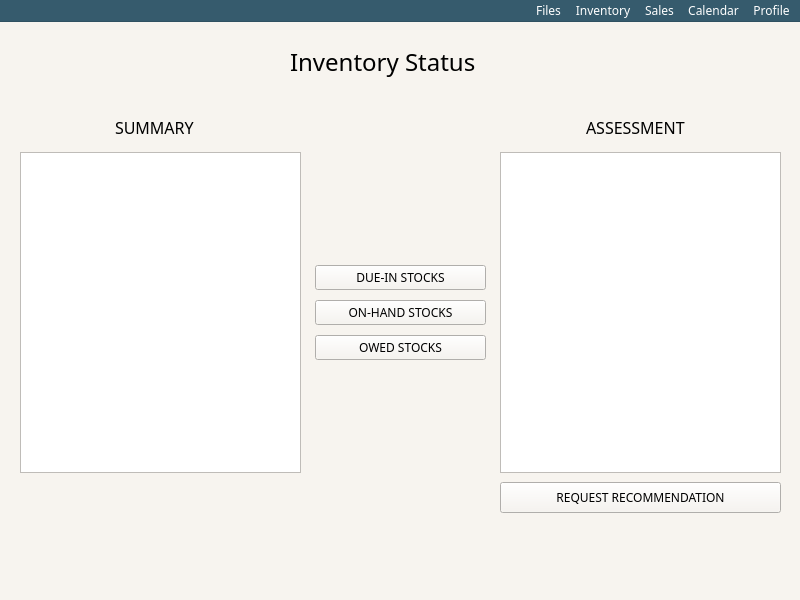
<?xml version="1.0" encoding="UTF-8"?>
<ui version="4.0">
 <class>MainMenu</class>
 <widget class="QMainWindow" name="MainMenu">
  <property name="geometry">
   <rect>
    <x>0</x>
    <y>0</y>
    <width>800</width>
    <height>600</height>
   </rect>
  </property>
  <property name="palette">
   <palette>
    <active>
     <colorrole role="WindowText">
      <brush brushstyle="SolidPattern">
       <color alpha="255">
        <red>0</red>
        <green>0</green>
        <blue>0</blue>
       </color>
      </brush>
     </colorrole>
     <colorrole role="Button">
      <brush brushstyle="SolidPattern">
       <color alpha="255">
        <red>247</red>
        <green>244</green>
        <blue>239</blue>
       </color>
      </brush>
     </colorrole>
     <colorrole role="Light">
      <brush brushstyle="SolidPattern">
       <color alpha="255">
        <red>255</red>
        <green>255</green>
        <blue>255</blue>
       </color>
      </brush>
     </colorrole>
     <colorrole role="Midlight">
      <brush brushstyle="SolidPattern">
       <color alpha="255">
        <red>251</red>
        <green>249</green>
        <blue>247</blue>
       </color>
      </brush>
     </colorrole>
     <colorrole role="Dark">
      <brush brushstyle="SolidPattern">
       <color alpha="255">
        <red>123</red>
        <green>122</green>
        <blue>119</blue>
       </color>
      </brush>
     </colorrole>
     <colorrole role="Mid">
      <brush brushstyle="SolidPattern">
       <color alpha="255">
        <red>165</red>
        <green>163</green>
        <blue>159</blue>
       </color>
      </brush>
     </colorrole>
     <colorrole role="Text">
      <brush brushstyle="SolidPattern">
       <color alpha="255">
        <red>0</red>
        <green>0</green>
        <blue>0</blue>
       </color>
      </brush>
     </colorrole>
     <colorrole role="BrightText">
      <brush brushstyle="SolidPattern">
       <color alpha="255">
        <red>255</red>
        <green>255</green>
        <blue>255</blue>
       </color>
      </brush>
     </colorrole>
     <colorrole role="ButtonText">
      <brush brushstyle="SolidPattern">
       <color alpha="255">
        <red>0</red>
        <green>0</green>
        <blue>0</blue>
       </color>
      </brush>
     </colorrole>
     <colorrole role="Base">
      <brush brushstyle="SolidPattern">
       <color alpha="255">
        <red>255</red>
        <green>255</green>
        <blue>255</blue>
       </color>
      </brush>
     </colorrole>
     <colorrole role="Window">
      <brush brushstyle="SolidPattern">
       <color alpha="255">
        <red>247</red>
        <green>244</green>
        <blue>239</blue>
       </color>
      </brush>
     </colorrole>
     <colorrole role="Shadow">
      <brush brushstyle="SolidPattern">
       <color alpha="255">
        <red>0</red>
        <green>0</green>
        <blue>0</blue>
       </color>
      </brush>
     </colorrole>
     <colorrole role="AlternateBase">
      <brush brushstyle="SolidPattern">
       <color alpha="255">
        <red>251</red>
        <green>249</green>
        <blue>247</blue>
       </color>
      </brush>
     </colorrole>
     <colorrole role="ToolTipBase">
      <brush brushstyle="SolidPattern">
       <color alpha="255">
        <red>255</red>
        <green>255</green>
        <blue>220</blue>
       </color>
      </brush>
     </colorrole>
     <colorrole role="ToolTipText">
      <brush brushstyle="SolidPattern">
       <color alpha="255">
        <red>0</red>
        <green>0</green>
        <blue>0</blue>
       </color>
      </brush>
     </colorrole>
    </active>
    <inactive>
     <colorrole role="WindowText">
      <brush brushstyle="SolidPattern">
       <color alpha="255">
        <red>0</red>
        <green>0</green>
        <blue>0</blue>
       </color>
      </brush>
     </colorrole>
     <colorrole role="Button">
      <brush brushstyle="SolidPattern">
       <color alpha="255">
        <red>247</red>
        <green>244</green>
        <blue>239</blue>
       </color>
      </brush>
     </colorrole>
     <colorrole role="Light">
      <brush brushstyle="SolidPattern">
       <color alpha="255">
        <red>255</red>
        <green>255</green>
        <blue>255</blue>
       </color>
      </brush>
     </colorrole>
     <colorrole role="Midlight">
      <brush brushstyle="SolidPattern">
       <color alpha="255">
        <red>251</red>
        <green>249</green>
        <blue>247</blue>
       </color>
      </brush>
     </colorrole>
     <colorrole role="Dark">
      <brush brushstyle="SolidPattern">
       <color alpha="255">
        <red>123</red>
        <green>122</green>
        <blue>119</blue>
       </color>
      </brush>
     </colorrole>
     <colorrole role="Mid">
      <brush brushstyle="SolidPattern">
       <color alpha="255">
        <red>165</red>
        <green>163</green>
        <blue>159</blue>
       </color>
      </brush>
     </colorrole>
     <colorrole role="Text">
      <brush brushstyle="SolidPattern">
       <color alpha="255">
        <red>0</red>
        <green>0</green>
        <blue>0</blue>
       </color>
      </brush>
     </colorrole>
     <colorrole role="BrightText">
      <brush brushstyle="SolidPattern">
       <color alpha="255">
        <red>255</red>
        <green>255</green>
        <blue>255</blue>
       </color>
      </brush>
     </colorrole>
     <colorrole role="ButtonText">
      <brush brushstyle="SolidPattern">
       <color alpha="255">
        <red>0</red>
        <green>0</green>
        <blue>0</blue>
       </color>
      </brush>
     </colorrole>
     <colorrole role="Base">
      <brush brushstyle="SolidPattern">
       <color alpha="255">
        <red>255</red>
        <green>255</green>
        <blue>255</blue>
       </color>
      </brush>
     </colorrole>
     <colorrole role="Window">
      <brush brushstyle="SolidPattern">
       <color alpha="255">
        <red>247</red>
        <green>244</green>
        <blue>239</blue>
       </color>
      </brush>
     </colorrole>
     <colorrole role="Shadow">
      <brush brushstyle="SolidPattern">
       <color alpha="255">
        <red>0</red>
        <green>0</green>
        <blue>0</blue>
       </color>
      </brush>
     </colorrole>
     <colorrole role="AlternateBase">
      <brush brushstyle="SolidPattern">
       <color alpha="255">
        <red>251</red>
        <green>249</green>
        <blue>247</blue>
       </color>
      </brush>
     </colorrole>
     <colorrole role="ToolTipBase">
      <brush brushstyle="SolidPattern">
       <color alpha="255">
        <red>255</red>
        <green>255</green>
        <blue>220</blue>
       </color>
      </brush>
     </colorrole>
     <colorrole role="ToolTipText">
      <brush brushstyle="SolidPattern">
       <color alpha="255">
        <red>0</red>
        <green>0</green>
        <blue>0</blue>
       </color>
      </brush>
     </colorrole>
    </inactive>
    <disabled>
     <colorrole role="WindowText">
      <brush brushstyle="SolidPattern">
       <color alpha="255">
        <red>123</red>
        <green>122</green>
        <blue>119</blue>
       </color>
      </brush>
     </colorrole>
     <colorrole role="Button">
      <brush brushstyle="SolidPattern">
       <color alpha="255">
        <red>247</red>
        <green>244</green>
        <blue>239</blue>
       </color>
      </brush>
     </colorrole>
     <colorrole role="Light">
      <brush brushstyle="SolidPattern">
       <color alpha="255">
        <red>255</red>
        <green>255</green>
        <blue>255</blue>
       </color>
      </brush>
     </colorrole>
     <colorrole role="Midlight">
      <brush brushstyle="SolidPattern">
       <color alpha="255">
        <red>251</red>
        <green>249</green>
        <blue>247</blue>
       </color>
      </brush>
     </colorrole>
     <colorrole role="Dark">
      <brush brushstyle="SolidPattern">
       <color alpha="255">
        <red>123</red>
        <green>122</green>
        <blue>119</blue>
       </color>
      </brush>
     </colorrole>
     <colorrole role="Mid">
      <brush brushstyle="SolidPattern">
       <color alpha="255">
        <red>165</red>
        <green>163</green>
        <blue>159</blue>
       </color>
      </brush>
     </colorrole>
     <colorrole role="Text">
      <brush brushstyle="SolidPattern">
       <color alpha="255">
        <red>123</red>
        <green>122</green>
        <blue>119</blue>
       </color>
      </brush>
     </colorrole>
     <colorrole role="BrightText">
      <brush brushstyle="SolidPattern">
       <color alpha="255">
        <red>255</red>
        <green>255</green>
        <blue>255</blue>
       </color>
      </brush>
     </colorrole>
     <colorrole role="ButtonText">
      <brush brushstyle="SolidPattern">
       <color alpha="255">
        <red>123</red>
        <green>122</green>
        <blue>119</blue>
       </color>
      </brush>
     </colorrole>
     <colorrole role="Base">
      <brush brushstyle="SolidPattern">
       <color alpha="255">
        <red>247</red>
        <green>244</green>
        <blue>239</blue>
       </color>
      </brush>
     </colorrole>
     <colorrole role="Window">
      <brush brushstyle="SolidPattern">
       <color alpha="255">
        <red>247</red>
        <green>244</green>
        <blue>239</blue>
       </color>
      </brush>
     </colorrole>
     <colorrole role="Shadow">
      <brush brushstyle="SolidPattern">
       <color alpha="255">
        <red>0</red>
        <green>0</green>
        <blue>0</blue>
       </color>
      </brush>
     </colorrole>
     <colorrole role="AlternateBase">
      <brush brushstyle="SolidPattern">
       <color alpha="255">
        <red>247</red>
        <green>244</green>
        <blue>239</blue>
       </color>
      </brush>
     </colorrole>
     <colorrole role="ToolTipBase">
      <brush brushstyle="SolidPattern">
       <color alpha="255">
        <red>255</red>
        <green>255</green>
        <blue>220</blue>
       </color>
      </brush>
     </colorrole>
     <colorrole role="ToolTipText">
      <brush brushstyle="SolidPattern">
       <color alpha="255">
        <red>0</red>
        <green>0</green>
        <blue>0</blue>
       </color>
      </brush>
     </colorrole>
    </disabled>
   </palette>
  </property>
  <property name="font">
   <font>
    <family>Sans Serif Collection</family>
   </font>
  </property>
  <property name="windowTitle">
   <string>Inventory Status</string>
  </property>
  <widget class="QWidget" name="centralwidget">
   <widget class="QWidget" name="horizontalLayoutWidget">
    <property name="geometry">
     <rect>
      <x>20</x>
      <y>130</y>
      <width>761</width>
      <height>321</height>
     </rect>
    </property>
    <layout class="QHBoxLayout" name="horizontalLayout_2" stretch="12,8,12">
     <item>
      <widget class="QListView" name="summaryListView"/>
     </item>
     <item>
      <layout class="QVBoxLayout" name="verticalLayout_1" stretch="0,2,2,2,0">
       <property name="spacing">
        <number>10</number>
       </property>
       <property name="leftMargin">
        <number>8</number>
       </property>
       <property name="topMargin">
        <number>0</number>
       </property>
       <property name="rightMargin">
        <number>8</number>
       </property>
       <property name="bottomMargin">
        <number>0</number>
       </property>
       <item>
        <spacer name="verticalSpacer">
         <property name="orientation">
          <enum>Qt::Vertical</enum>
         </property>
         <property name="sizeHint" stdset="0">
          <size>
           <width>20</width>
           <height>40</height>
          </size>
         </property>
        </spacer>
       </item>
       <item>
        <widget class="QPushButton" name="dueInButton">
         <property name="text">
          <string>DUE-IN STOCKS</string>
         </property>
        </widget>
       </item>
       <item>
        <widget class="QPushButton" name="onHandButton">
         <property name="font">
          <font>
           <italic>false</italic>
           <underline>false</underline>
           <strikeout>false</strikeout>
          </font>
         </property>
         <property name="layoutDirection">
          <enum>Qt::LeftToRight</enum>
         </property>
         <property name="text">
          <string>ON-HAND STOCKS</string>
         </property>
         <property name="default">
          <bool>false</bool>
         </property>
         <property name="flat">
          <bool>false</bool>
         </property>
        </widget>
       </item>
       <item>
        <widget class="QPushButton" name="owedButton">
         <property name="text">
          <string>OWED STOCKS</string>
         </property>
        </widget>
       </item>
       <item>
        <spacer name="verticalSpacer_2">
         <property name="orientation">
          <enum>Qt::Vertical</enum>
         </property>
         <property name="sizeHint" stdset="0">
          <size>
           <width>20</width>
           <height>40</height>
          </size>
         </property>
        </spacer>
       </item>
      </layout>
     </item>
     <item>
      <widget class="QListView" name="assessmentListView"/>
     </item>
    </layout>
   </widget>
   <widget class="QWidget" name="horizontalLayoutWidget_2">
    <property name="geometry">
     <rect>
      <x>20</x>
      <y>80</y>
      <width>761</width>
      <height>51</height>
     </rect>
    </property>
    <layout class="QHBoxLayout" name="horizontalLayout_1" stretch="3,0,1">
     <property name="leftMargin">
      <number>95</number>
     </property>
     <property name="rightMargin">
      <number>53</number>
     </property>
     <item>
      <widget class="QLabel" name="Summary">
       <property name="font">
        <font>
         <family>Sans Serif Collection</family>
         <pointsize>12</pointsize>
         <weight>50</weight>
         <bold>false</bold>
        </font>
       </property>
       <property name="text">
        <string>SUMMARY</string>
       </property>
      </widget>
     </item>
     <item>
      <spacer name="horizontalSpacer">
       <property name="orientation">
        <enum>Qt::Horizontal</enum>
       </property>
       <property name="sizeHint" stdset="0">
        <size>
         <width>40</width>
         <height>20</height>
        </size>
       </property>
      </spacer>
     </item>
     <item>
      <widget class="QLabel" name="Assessment">
       <property name="font">
        <font>
         <family>Sans Serif Collection</family>
         <pointsize>12</pointsize>
         <weight>50</weight>
         <bold>false</bold>
        </font>
       </property>
       <property name="text">
        <string>ASSESSMENT</string>
       </property>
      </widget>
     </item>
    </layout>
   </widget>
   <widget class="QPushButton" name="recommendationButton">
    <property name="geometry">
     <rect>
      <x>500</x>
      <y>460</y>
      <width>281</width>
      <height>31</height>
     </rect>
    </property>
    <property name="text">
     <string>REQUEST RECOMMENDATION</string>
    </property>
   </widget>
   <widget class="QWidget" name="verticalLayoutWidget">
    <property name="geometry">
     <rect>
      <x>0</x>
      <y>0</y>
      <width>801</width>
      <height>80</height>
     </rect>
    </property>
    <layout class="QVBoxLayout" name="verticalLayout">
     <property name="leftMargin">
      <number>290</number>
     </property>
     <item>
      <widget class="QLabel" name="InventoryStatus">
       <property name="font">
        <font>
         <family>Sans Serif Collection</family>
         <pointsize>18</pointsize>
         <weight>50</weight>
         <bold>false</bold>
        </font>
       </property>
       <property name="text">
        <string>Inventory Status</string>
       </property>
      </widget>
     </item>
    </layout>
   </widget>
  </widget>
  <widget class="QMenuBar" name="menubar">
   <property name="geometry">
    <rect>
     <x>0</x>
     <y>0</y>
     <width>800</width>
     <height>43</height>
    </rect>
   </property>
   <property name="palette">
    <palette>
     <active>
      <colorrole role="WindowText">
       <brush brushstyle="SolidPattern">
        <color alpha="255">
         <red>255</red>
         <green>255</green>
         <blue>255</blue>
        </color>
       </brush>
      </colorrole>
      <colorrole role="Button">
       <brush brushstyle="SolidPattern">
        <color alpha="255">
         <red>54</red>
         <green>91</green>
         <blue>109</blue>
        </color>
       </brush>
      </colorrole>
      <colorrole role="Light">
       <brush brushstyle="SolidPattern">
        <color alpha="255">
         <red>81</red>
         <green>137</green>
         <blue>164</blue>
        </color>
       </brush>
      </colorrole>
      <colorrole role="Midlight">
       <brush brushstyle="SolidPattern">
        <color alpha="255">
         <red>67</red>
         <green>114</green>
         <blue>136</blue>
        </color>
       </brush>
      </colorrole>
      <colorrole role="Dark">
       <brush brushstyle="SolidPattern">
        <color alpha="255">
         <red>27</red>
         <green>45</green>
         <blue>54</blue>
        </color>
       </brush>
      </colorrole>
      <colorrole role="Mid">
       <brush brushstyle="SolidPattern">
        <color alpha="255">
         <red>36</red>
         <green>60</green>
         <blue>72</blue>
        </color>
       </brush>
      </colorrole>
      <colorrole role="Text">
       <brush brushstyle="SolidPattern">
        <color alpha="255">
         <red>255</red>
         <green>255</green>
         <blue>255</blue>
        </color>
       </brush>
      </colorrole>
      <colorrole role="BrightText">
       <brush brushstyle="SolidPattern">
        <color alpha="255">
         <red>255</red>
         <green>255</green>
         <blue>255</blue>
        </color>
       </brush>
      </colorrole>
      <colorrole role="ButtonText">
       <brush brushstyle="SolidPattern">
        <color alpha="255">
         <red>255</red>
         <green>255</green>
         <blue>255</blue>
        </color>
       </brush>
      </colorrole>
      <colorrole role="Base">
       <brush brushstyle="SolidPattern">
        <color alpha="255">
         <red>0</red>
         <green>0</green>
         <blue>0</blue>
        </color>
       </brush>
      </colorrole>
      <colorrole role="Window">
       <brush brushstyle="SolidPattern">
        <color alpha="255">
         <red>54</red>
         <green>91</green>
         <blue>109</blue>
        </color>
       </brush>
      </colorrole>
      <colorrole role="Shadow">
       <brush brushstyle="SolidPattern">
        <color alpha="255">
         <red>0</red>
         <green>0</green>
         <blue>0</blue>
        </color>
       </brush>
      </colorrole>
      <colorrole role="AlternateBase">
       <brush brushstyle="SolidPattern">
        <color alpha="255">
         <red>27</red>
         <green>45</green>
         <blue>54</blue>
        </color>
       </brush>
      </colorrole>
      <colorrole role="ToolTipBase">
       <brush brushstyle="SolidPattern">
        <color alpha="255">
         <red>255</red>
         <green>255</green>
         <blue>220</blue>
        </color>
       </brush>
      </colorrole>
      <colorrole role="ToolTipText">
       <brush brushstyle="SolidPattern">
        <color alpha="255">
         <red>0</red>
         <green>0</green>
         <blue>0</blue>
        </color>
       </brush>
      </colorrole>
     </active>
     <inactive>
      <colorrole role="WindowText">
       <brush brushstyle="SolidPattern">
        <color alpha="255">
         <red>255</red>
         <green>255</green>
         <blue>255</blue>
        </color>
       </brush>
      </colorrole>
      <colorrole role="Button">
       <brush brushstyle="SolidPattern">
        <color alpha="255">
         <red>54</red>
         <green>91</green>
         <blue>109</blue>
        </color>
       </brush>
      </colorrole>
      <colorrole role="Light">
       <brush brushstyle="SolidPattern">
        <color alpha="255">
         <red>81</red>
         <green>137</green>
         <blue>164</blue>
        </color>
       </brush>
      </colorrole>
      <colorrole role="Midlight">
       <brush brushstyle="SolidPattern">
        <color alpha="255">
         <red>67</red>
         <green>114</green>
         <blue>136</blue>
        </color>
       </brush>
      </colorrole>
      <colorrole role="Dark">
       <brush brushstyle="SolidPattern">
        <color alpha="255">
         <red>27</red>
         <green>45</green>
         <blue>54</blue>
        </color>
       </brush>
      </colorrole>
      <colorrole role="Mid">
       <brush brushstyle="SolidPattern">
        <color alpha="255">
         <red>36</red>
         <green>60</green>
         <blue>72</blue>
        </color>
       </brush>
      </colorrole>
      <colorrole role="Text">
       <brush brushstyle="SolidPattern">
        <color alpha="255">
         <red>255</red>
         <green>255</green>
         <blue>255</blue>
        </color>
       </brush>
      </colorrole>
      <colorrole role="BrightText">
       <brush brushstyle="SolidPattern">
        <color alpha="255">
         <red>255</red>
         <green>255</green>
         <blue>255</blue>
        </color>
       </brush>
      </colorrole>
      <colorrole role="ButtonText">
       <brush brushstyle="SolidPattern">
        <color alpha="255">
         <red>255</red>
         <green>255</green>
         <blue>255</blue>
        </color>
       </brush>
      </colorrole>
      <colorrole role="Base">
       <brush brushstyle="SolidPattern">
        <color alpha="255">
         <red>0</red>
         <green>0</green>
         <blue>0</blue>
        </color>
       </brush>
      </colorrole>
      <colorrole role="Window">
       <brush brushstyle="SolidPattern">
        <color alpha="255">
         <red>54</red>
         <green>91</green>
         <blue>109</blue>
        </color>
       </brush>
      </colorrole>
      <colorrole role="Shadow">
       <brush brushstyle="SolidPattern">
        <color alpha="255">
         <red>0</red>
         <green>0</green>
         <blue>0</blue>
        </color>
       </brush>
      </colorrole>
      <colorrole role="AlternateBase">
       <brush brushstyle="SolidPattern">
        <color alpha="255">
         <red>27</red>
         <green>45</green>
         <blue>54</blue>
        </color>
       </brush>
      </colorrole>
      <colorrole role="ToolTipBase">
       <brush brushstyle="SolidPattern">
        <color alpha="255">
         <red>255</red>
         <green>255</green>
         <blue>220</blue>
        </color>
       </brush>
      </colorrole>
      <colorrole role="ToolTipText">
       <brush brushstyle="SolidPattern">
        <color alpha="255">
         <red>0</red>
         <green>0</green>
         <blue>0</blue>
        </color>
       </brush>
      </colorrole>
     </inactive>
     <disabled>
      <colorrole role="WindowText">
       <brush brushstyle="SolidPattern">
        <color alpha="255">
         <red>27</red>
         <green>45</green>
         <blue>54</blue>
        </color>
       </brush>
      </colorrole>
      <colorrole role="Button">
       <brush brushstyle="SolidPattern">
        <color alpha="255">
         <red>54</red>
         <green>91</green>
         <blue>109</blue>
        </color>
       </brush>
      </colorrole>
      <colorrole role="Light">
       <brush brushstyle="SolidPattern">
        <color alpha="255">
         <red>81</red>
         <green>137</green>
         <blue>164</blue>
        </color>
       </brush>
      </colorrole>
      <colorrole role="Midlight">
       <brush brushstyle="SolidPattern">
        <color alpha="255">
         <red>67</red>
         <green>114</green>
         <blue>136</blue>
        </color>
       </brush>
      </colorrole>
      <colorrole role="Dark">
       <brush brushstyle="SolidPattern">
        <color alpha="255">
         <red>27</red>
         <green>45</green>
         <blue>54</blue>
        </color>
       </brush>
      </colorrole>
      <colorrole role="Mid">
       <brush brushstyle="SolidPattern">
        <color alpha="255">
         <red>36</red>
         <green>60</green>
         <blue>72</blue>
        </color>
       </brush>
      </colorrole>
      <colorrole role="Text">
       <brush brushstyle="SolidPattern">
        <color alpha="255">
         <red>27</red>
         <green>45</green>
         <blue>54</blue>
        </color>
       </brush>
      </colorrole>
      <colorrole role="BrightText">
       <brush brushstyle="SolidPattern">
        <color alpha="255">
         <red>255</red>
         <green>255</green>
         <blue>255</blue>
        </color>
       </brush>
      </colorrole>
      <colorrole role="ButtonText">
       <brush brushstyle="SolidPattern">
        <color alpha="255">
         <red>27</red>
         <green>45</green>
         <blue>54</blue>
        </color>
       </brush>
      </colorrole>
      <colorrole role="Base">
       <brush brushstyle="SolidPattern">
        <color alpha="255">
         <red>54</red>
         <green>91</green>
         <blue>109</blue>
        </color>
       </brush>
      </colorrole>
      <colorrole role="Window">
       <brush brushstyle="SolidPattern">
        <color alpha="255">
         <red>54</red>
         <green>91</green>
         <blue>109</blue>
        </color>
       </brush>
      </colorrole>
      <colorrole role="Shadow">
       <brush brushstyle="SolidPattern">
        <color alpha="255">
         <red>0</red>
         <green>0</green>
         <blue>0</blue>
        </color>
       </brush>
      </colorrole>
      <colorrole role="AlternateBase">
       <brush brushstyle="SolidPattern">
        <color alpha="255">
         <red>54</red>
         <green>91</green>
         <blue>109</blue>
        </color>
       </brush>
      </colorrole>
      <colorrole role="ToolTipBase">
       <brush brushstyle="SolidPattern">
        <color alpha="255">
         <red>255</red>
         <green>255</green>
         <blue>220</blue>
        </color>
       </brush>
      </colorrole>
      <colorrole role="ToolTipText">
       <brush brushstyle="SolidPattern">
        <color alpha="255">
         <red>0</red>
         <green>0</green>
         <blue>0</blue>
        </color>
       </brush>
      </colorrole>
     </disabled>
    </palette>
   </property>
   <property name="font">
    <font>
     <family>Sans Serif Collection</family>
    </font>
   </property>
   <property name="layoutDirection">
    <enum>Qt::RightToLeft</enum>
   </property>
   <widget class="QMenu" name="menuFile">
    <property name="title">
     <string>Profile</string>
    </property>
   </widget>
   <widget class="QMenu" name="menuInventory">
    <property name="title">
     <string>Calendar</string>
    </property>
   </widget>
   <widget class="QMenu" name="menuSales">
    <property name="title">
     <string>Sales</string>
    </property>
   </widget>
   <widget class="QMenu" name="menuCalendar">
    <property name="title">
     <string>Inventory</string>
    </property>
   </widget>
   <widget class="QMenu" name="menuFiles">
    <property name="title">
     <string>Files</string>
    </property>
   </widget>
   <addaction name="menuFile"/>
   <addaction name="menuInventory"/>
   <addaction name="menuSales"/>
   <addaction name="menuCalendar"/>
   <addaction name="menuFiles"/>
  </widget>
 </widget>
 <resources/>
 <connections/>
</ui>
